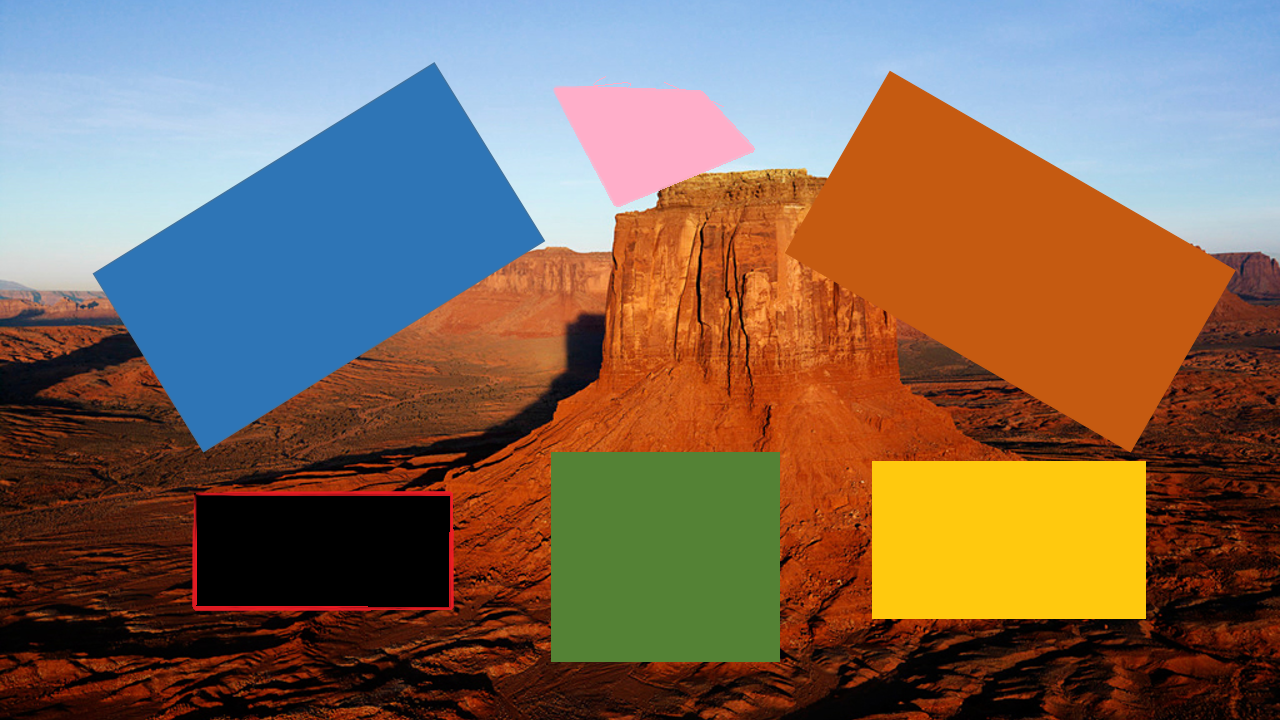
#> input picture images/Target17.bmp, 1280 x 720 px, found by its file name
$ python adaptiveThreshold.py
#> lines starting #> are read from the running program, lines starting #| are printed output that depends on the picture; after the words box and inside, x2 and y2 are one past the last pixel; in counts of white or black regions, pixels touching at a corner belong together
#coding=utf-8
import cv2
import matplotlib.pyplot as plt

img = cv2.imread('./images/Target17.bmp',0) #直接读为灰度图像
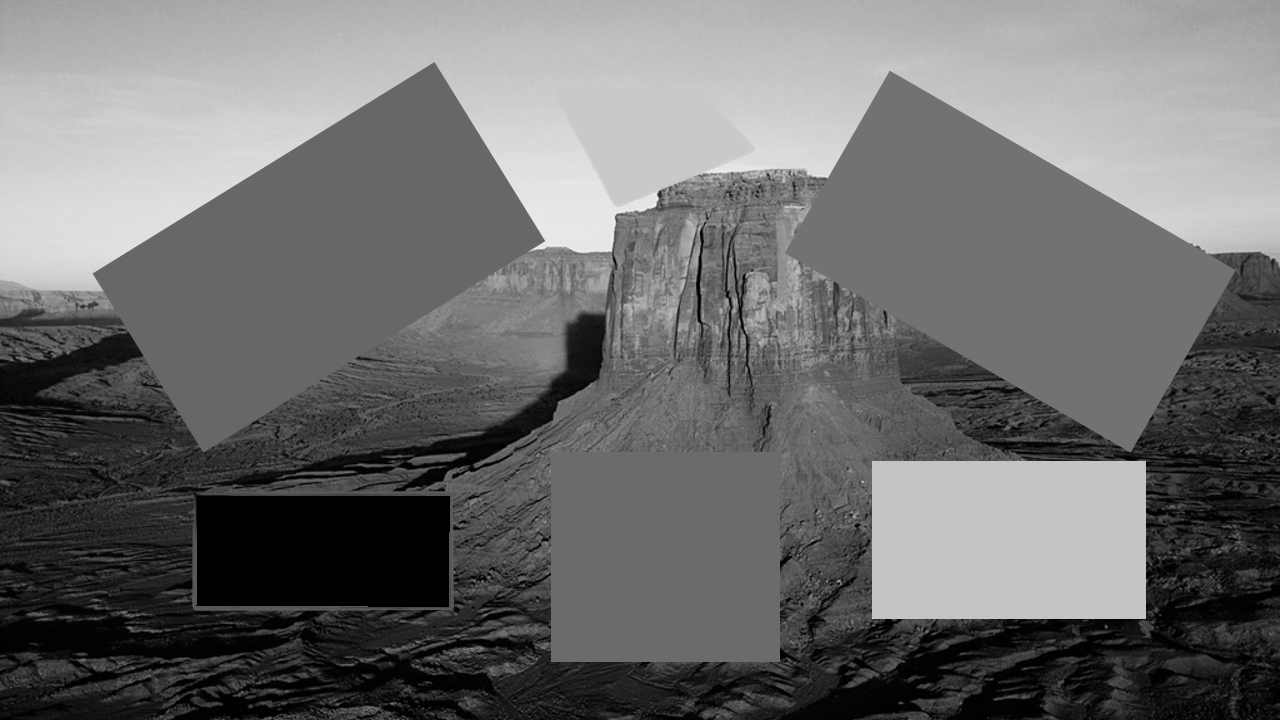
#> img: shape (720, 1280); min 0, max 246, mean 109.8
ret2,th2 = cv2.threshold(img,0,255,cv2.THRESH_BINARY+cv2.THRESH_OTSU)
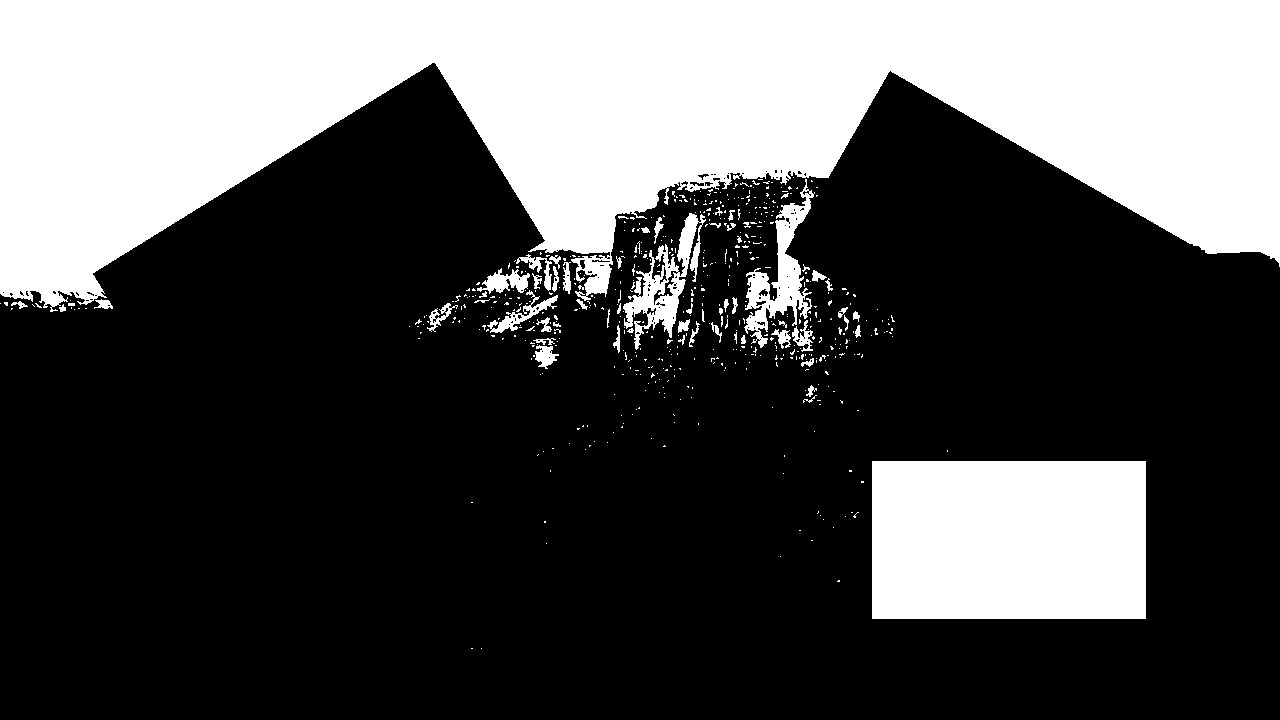
#> th2: shape (720, 1280); 32.1% white; 575 white regions (512 under 20 px), largest, box (x1, y1, x2, y2) and area: (0, 0, 1280, 312) 238505, (872, 461, 1146, 619) 43292, (744, 179, 815, 348) 3789
#> ret2 = 131
cv2.imshow('gray1', th2)
ret,th1 = cv2.threshold(img,127,255,cv2.THRESH_BINARY)
#> th1: shape (720, 1280); 32.7% white; 605 white regions (544 under 20 px), largest, box (x1, y1, x2, y2) and area: (0, 0, 1280, 341) 243578, (872, 461, 1146, 619) 43292, (743, 179, 827, 353) 4831
th2 = cv2.adaptiveThreshold(img,255,cv2.ADAPTIVE_THRESH_MEAN_C, cv2.THRESH_BINARY,11,2) #换行符号 \
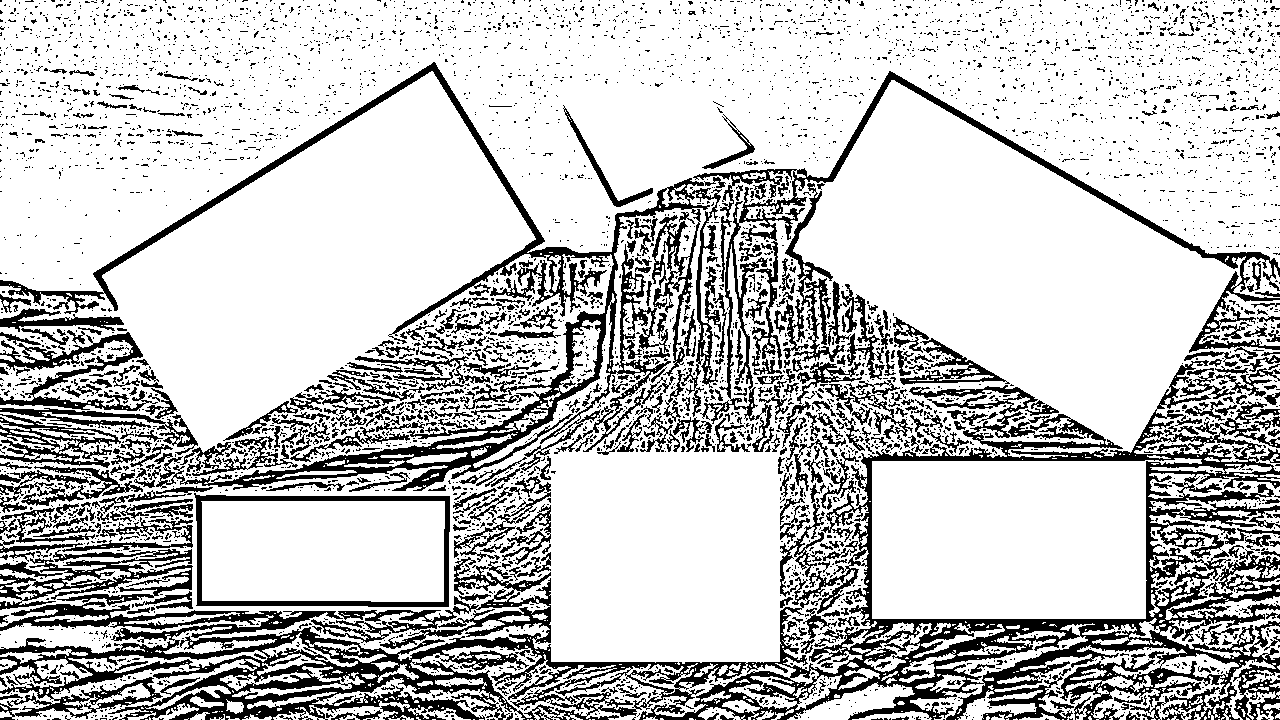
#> th2: shape (720, 1280); 77.7% white; 5010 black regions (4459 under 20 px), largest, box (x1, y1, x2, y2) and area: (0, 360, 1280, 720) 79689, (0, 62, 722, 491) 25698, (693, 71, 1280, 452) 10725
th3 = cv2.adaptiveThreshold(img,255,cv2.ADAPTIVE_THRESH_GAUSSIAN_C, cv2.THRESH_BINARY,11,5) #换行符号 \
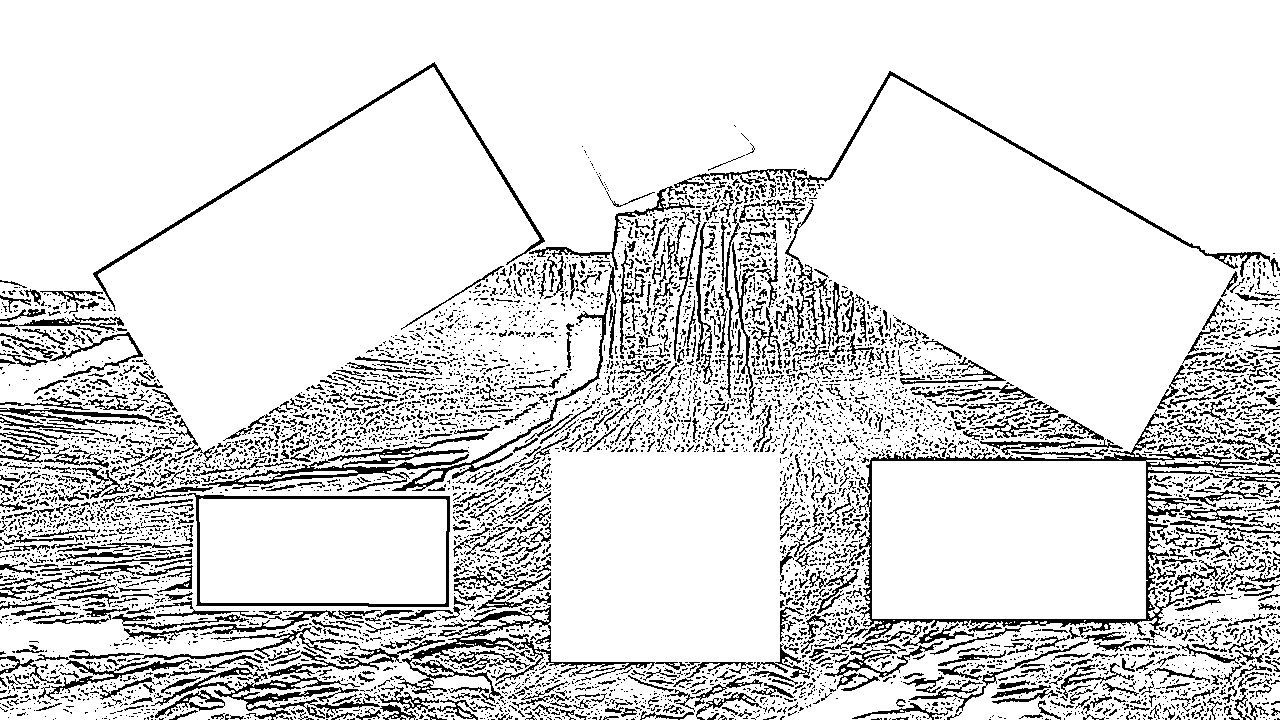
#> th3: shape (720, 1280); 86.3% white; black in thin lines or dots
images = [img,th1,th2,th3]
plt.figure()
for i in xrange(4):
    plt.subplot(2,2,i+1),plt.imshow(images[i],'gray')
plt.show()
cv2.waitKey(0)

$ run again, with images/Target1.bmp copied over images/Target17.bmp
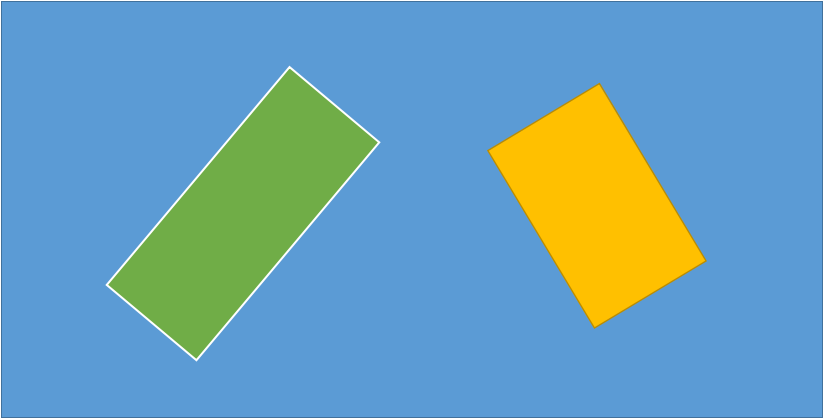
#> input picture images/Target1.bmp, 823 x 419 px, found by its file name
#> `ret2,th2 = cv2.threshold(img,0,255,cv2.THRESH_BINARY+cv2.THRESH_OTSU)`:
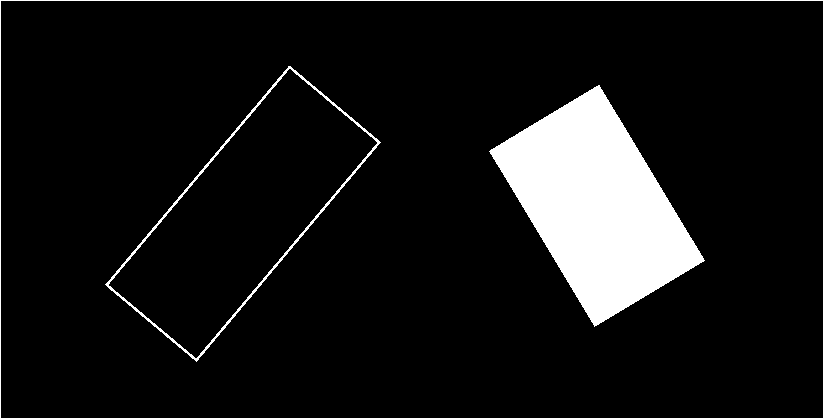
#> th2: shape (419, 823); 8.8% white; 3 white regions, box (x1, y1, x2, y2) and area: (489, 85, 705, 327) 26423, (0, 0, 823, 419) 2063, (105, 66, 381, 362) 1981
#> ret2 = 168
#> th1: shape (419, 823); 99.3% white; black in thin lines or dots
#> `th3 = cv2.adaptiveThreshold(img,255,cv2.ADAPTIVE_THRESH_GAUSSIAN_C, cv..`:
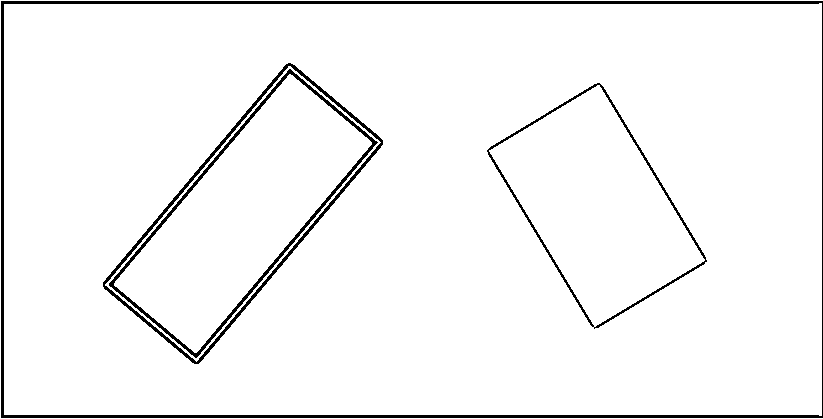
#> th3: shape (419, 823); 96.1% white; 4 black regions, box (x1, y1, x2, y2) and area: (1, 1, 823, 418) 6570, (103, 63, 383, 364) 2646, (109, 69, 378, 358) 2531, (487, 83, 707, 329) 1600
